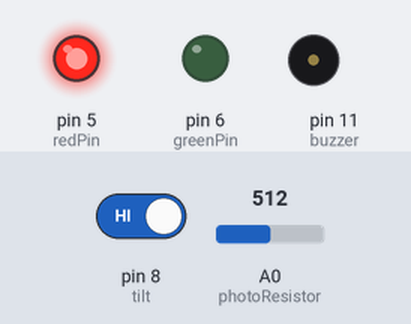
A sketch run on a simulated Arduino Uno, built with avr-gcc and run on an emulated ATmega328P. Parts: output pins drawn as LEDs (lit = HIGH), buzzer (waves = sounding). The inputs (shaded band) are chosen by the test bench; at power-on: pin 8 (tilt) HIGH, A0 (photoResistor) = 512. What the sketch prints to the serial monitor is not drawn.

Above: at 1.2 s.
1.3 s: pin 8 (tilt) driven LOW
At 2.5 s:
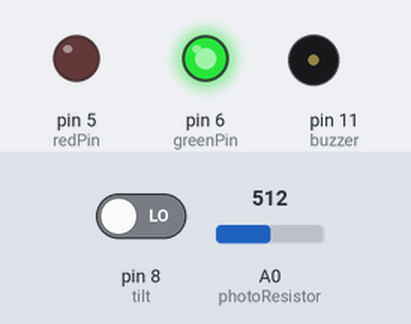
2.8 s: pin 8 (tilt) driven HIGH
At 4.4 s:
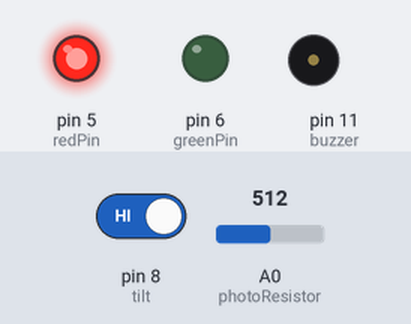
Timing chart, 0 to 5.9 s (numbered marks = the images above; inputs shaded):
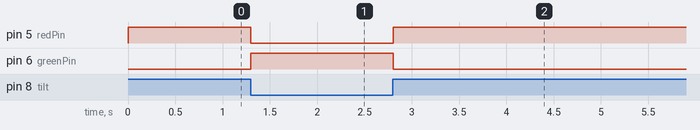

Measured:
- after the input at 1.3 s, pin 5 (redPin): HIGH → LOW at once; pin 6 (greenPin): LOW → HIGH at once
- after the input at 2.8 s, pin 5 (redPin): LOW → HIGH at once; pin 6 (greenPin): HIGH → LOW at once

The sketch:

Ball_Switch.ino
```cpp
// Ian Coffey
// Ball_Switch.INO
// To Play A Buzzer And Light An LED When A Tilt Is Detected

// Variable Declarations
const int tilt = 8;
const int buzzer = 11;
const int photoResistor = 0;
const int redPin = 5;
const int greenPin = 6;
int tiltState;
int lightValue = 0;

// Setup
void setup()
{
  // Set Serial Communications To 9600 Bytes
  Serial.begin(9600);

  // Set PinModes To Respective Functions
  pinMode(redPin,OUTPUT);
  pinMode(greenPin,OUTPUT);
  pinMode(buzzer, OUTPUT);
  pinMode(photoResistor, INPUT);

  // Provide Power TO Tilt Switch
  digitalWrite(tilt, HIGH);
}

void loop()
{
  // Read In Tilt State
  tiltState = digitalRead(tilt);
  lightValue = analogRead(photoResistor);

  // Output Analog Value To Console
  Serial.println(lightValue);

  if(tiltState == HIGH)
  {
    // Turn On LED To Red And PLay Buzzer
    digitalWrite(redPin, HIGH);
    digitalWrite(greenPin, LOW);
    tone(buzzer, 2500, 1);
  }
  else
  {
    // Turn LED To Green And Buzzer Off
    digitalWrite(redPin, LOW);
    digitalWrite(greenPin, HIGH);
    digitalWrite(buzzer, LOW);
  }

  // Add A 10 Millisecond Delay
  delay(10);
}
```
